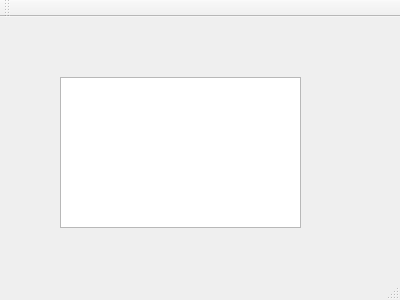
<?xml version="1.0" encoding="UTF-8"?>
<ui version="4.0">
 <class>MainWindow</class>
 <widget class="QMainWindow" name="MainWindow">
  <property name="geometry">
   <rect>
    <x>0</x>
    <y>0</y>
    <width>400</width>
    <height>300</height>
   </rect>
  </property>
  <property name="windowTitle">
   <string>MainWindow</string>
  </property>
  <widget class="QWidget" name="centralWidget">
   <widget class="QTextEdit" name="textEdit">
    <property name="geometry">
     <rect>
      <x>60</x>
      <y>60</y>
      <width>241</width>
      <height>151</height>
     </rect>
    </property>
   </widget>
  </widget>
  <widget class="QMenuBar" name="menuBar">
   <property name="geometry">
    <rect>
     <x>0</x>
     <y>0</y>
     <width>400</width>
     <height>23</height>
    </rect>
   </property>
  </widget>
  <widget class="QToolBar" name="mainToolBar">
   <attribute name="toolBarArea">
    <enum>TopToolBarArea</enum>
   </attribute>
   <attribute name="toolBarBreak">
    <bool>false</bool>
   </attribute>
  </widget>
  <widget class="QStatusBar" name="statusBar"/>
 </widget>
 <layoutdefault spacing="6" margin="11"/>
 <resources/>
 <connections/>
</ui>
